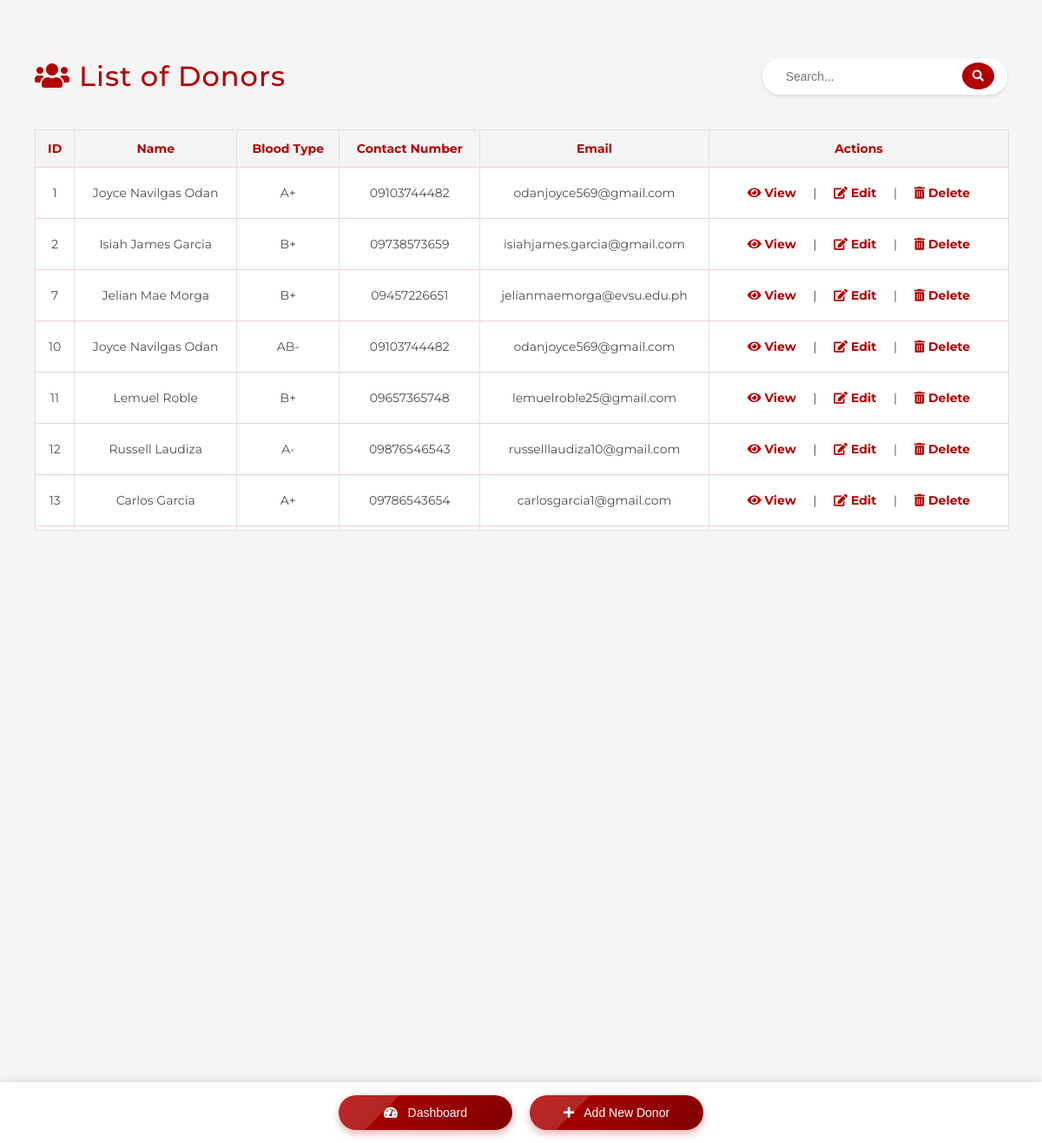
Page /donors_list.php on the committed database.
### tables this page shows
CREATE TABLE `donors` (
  `id` int(11) NOT NULL,
  `name` varchar(255) NOT NULL,
  `birthdate` date NOT NULL,
  `address` text NOT NULL,
  `blood_type` varchar(5) NOT NULL,
  `civil_status` varchar(20) NOT NULL,
  `donation_history` varchar(50) NOT NULL,
  `classification` varchar(50) NOT NULL,
  `contact_number` varchar(15) NOT NULL,
  `gender` varchar(10) NOT NULL,
  `blood_quantity` int(11) NOT NULL,
  `collection_date` date NOT NULL,
  `email` varchar(255) NOT NULL,
  `donation_type` varchar(50) NOT NULL,
  `donation_location` varchar(100) NOT NULL,
  `age` int(11) NOT NULL,
  `expiry_date` date DEFAULT NULL,
  `donation_date` date DEFAULT NULL,
  `quantity_ml` int(11) DEFAULT 450,
  `blood_quantity_ml` int(11) DEFAULT 450,
  `donation_status` varchar(50) DEFAULT NULL,
  `last_updated` timestamp NOT NULL DEFAULT current_timestamp() ON UPDATE current_timestamp(),
  `contact` varchar(50) DEFAULT NULL,
  `sex` enum('Male','Female','Other') DEFAULT NULL,
  `donation_dates` text DEFAULT NULL,
  `number_of_donations` int(11) DEFAULT 0,
  `status` enum('Active','Inactive','Deferred') DEFAULT NULL,
  `medical_eligibility` text DEFAULT NULL,
  `donation_frequency` varchar(50) DEFAULT NULL
);

### donors_list.php (the view, shortened to what this page needs)
<?php
$servername = "localhost";
$username = "root";
$password = "";
$dbname = "bdms";
$conn = new mysqli($servername, $username, $password, $dbname);
$sql = "SELECT * FROM donors";
$result = $conn->query($sql);
?>
<!DOCTYPE html>
<head>
  <link rel="stylesheet" href="https://cdnjs.cloudflare.com/ajax/libs/font-awesome/5.15.3/css/all.min.css">
</head>
<body>
<h2>
  <span><i class="fas fa-users" style="margin-right: 10px;"></i>List of Donors</span>
  <div class="search-container">
    <input type="text" placeholder="Search..." id="searchInput" oninput="searchDonor()">
    <button><i class="fas fa-search"></i></button>
  </div>
</h2>
<?php if ($result->num_rows > 0): ?>
  <div class="table-container">
    <table>
      <thead>
        <tr>
          <th>ID</th>
          <th>Name</th>
          <th>Blood Type</th>
          <th>Contact Number</th>
          <th>Email</th>
          <th>Actions</th>
        </tr>
      </thead>
      <tbody id="donorTable">
        <?php while($row = $result->fetch_assoc()): ?>
          <tr id="donor-<?php echo $row['id']; ?>">
            <td><?php echo $row['id']; ?></td>
            <td><?php echo $row['name']; ?></td>
            <td><?php echo $row['blood_type']; ?></td>
            <td><?php echo $row['contact_number']; ?></td>
            <td><?php echo $row['email']; ?></td>
            <td>
              <a href="view_donor.php?id=<?php echo $row['id']; ?>"><i class="fas fa-eye"></i> View</a> |
              <a href="edit_donor.php?id=<?php echo $row['id']; ?>"><i class="fas fa-edit"></i> Edit</a> |
              <a href="javascript:void(0);" onclick="deleteDonor(<?php echo $row['id']; ?>)"><i class="fas fa-trash-alt"></i> Delete</a>
            </td>
          </tr>
        <?php endwhile; ?>
      </tbody>
    </table>
  </div>
<?php else: ?>
  <p>No donors found.</p>
<?php endif; ?>
<div class="button-wrapper">
  <button onclick="window.location.href='dashboard.php';"><i class="fas fa-tachometer-alt"></i> Dashboard</button>
  <button onclick="window.location.href='add.php';"><i class="fas fa-plus"></i> Add New Donor</button>
</div>
</body>
</html>

### donors_list.php (style rules this page uses)
body { font-family: 'Montserrat', sans-serif; background: #f5f5f5; color: #4d4d4d; padding: 40px; margin: 0; }
h2 { display: flex; justify-content: space-between; align-items: center; color: #b30000; font-size: 32px; font-weight: 500; margin-bottom: 40px; letter-spacing: 1px; }
.search-container { display: flex; align-items: center; background-color: #fff; border-radius: 30px; padding: 5px 15px; box-shadow: 0 2px 4px rgba(0, 0, 0, 0.1); }
.search-container input { border: none; outline: none; padding: 8px 12px; border-radius: 25px; font-size: 14px; margin-right: 10px; }
.search-container button { background-color: #b30000; color: white; padding: 8px 12px; border: none; border-radius: 50%; cursor: pointer; transition: background-color 0.3s ease; }
.table-container { width: 100%; height: 460px; overflow-y: auto; margin-top: 20px; border: 1px solid #ddd; }
table { width: 100%; border-collapse: collapse; background-color: white; border-radius: 8px; }
thead th { background-color: #f4f4f4; color: #b30000; position: sticky; top: 0; z-index: 2; padding: 12px; text-align: center; font-size: 14px; border-right: 1px solid #e0e0e0; }
tbody td { padding: 12px; text-align: center; font-size: 14px; border-top: 1px solid #f1d0d0; border-right: 1px solid #e0e0e0; }
td:last-child, th:last-child { border-right: none; }
td a { text-decoration: none; color: #b30000; font-weight: bold; display: inline-block; padding: 8px 16px; border-radius: 5px; transition: all 0.3s ease; }
.button-wrapper { position: fixed; bottom: 0; left: 0; width: 100%; padding: 15px 0; background-color: #fff; display: flex; justify-content: center; gap: 20px; box-shadow: 0 -2px 10px rgba(0,0,0,0.1); z-index: 1000; }
.button-wrapper button { width: 200px; padding: 12px 25px; background: linear-gradient(135deg, #b30000, #800000); color: #fff; border: none; border-radius: 30px; font-size: 14px; cursor: pointer; font-weight: 500; box-shadow: 0 4px 10px rgba(179, 0, 0, 0.3); transition: all 0.4s ease; position: relative; overflow: hidden; z-index: 1; }
.button-wrapper button::before { content: ""; position: absolute; top: 0; left: -75%; width: 100%; height: 100%; background: rgba(255, 255, 255, 0.15); transform: skewX(-45deg); transition: left 0.5s ease; z-index: 0; }
.button-wrapper button i { margin-right: 8px; }

### rows in the picture
donors: id "1", name "Joyce Navilgas Odan", blood_type "A+", contact_number "09103744482", email "odanjoyce569@gmail.com"
donors: id "2", name "Isiah James Garcia", blood_type "B+", contact_number "09738573659", email "isiahjames.garcia@gmail.com"
donors: id "7", name "Jelian Mae Morga", blood_type "B+", contact_number "09457226651", email "jelianmaemorga@evsu.edu.ph"
donors: id "10", name "Joyce Navilgas Odan", blood_type "AB-", contact_number "09103744482", email "odanjoyce569@gmail.com"
donors: id "11", name "Lemuel Roble", blood_type "B+", contact_number "09657365748", email "lemuelroble25@gmail.com"
donors: id "12", name "Russell Laudiza", blood_type "A-", contact_number "09876546543", email "russelllaudiza10@gmail.com"
donors: id "13", name "Carlos Garcia", blood_type "A+", contact_number "09786543654", email "carlosgarcia1@gmail.com"
